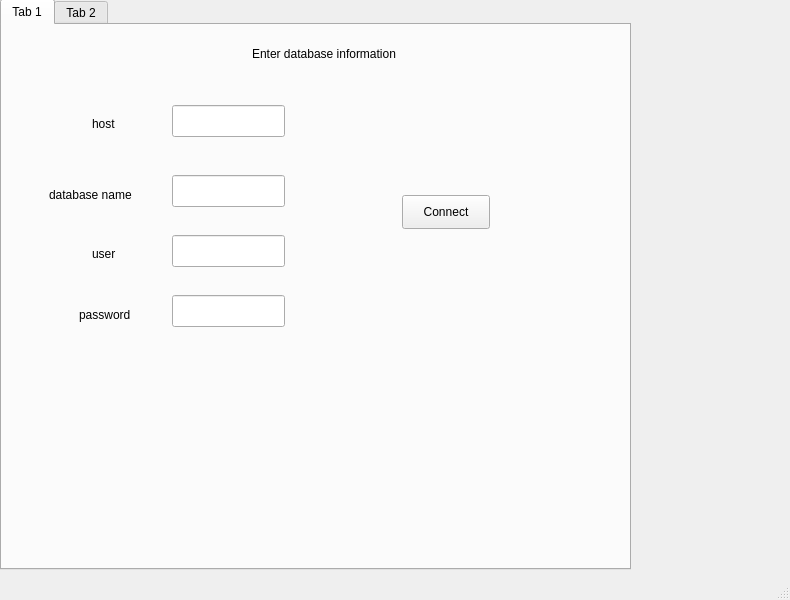
<?xml version="1.0" encoding="UTF-8"?>
<ui version="4.0">
 <class>MainWindow</class>
 <widget class="QMainWindow" name="MainWindow">
  <property name="geometry">
   <rect>
    <x>0</x>
    <y>0</y>
    <width>790</width>
    <height>600</height>
   </rect>
  </property>
  <property name="windowTitle">
   <string>MainWindow</string>
  </property>
  <widget class="QWidget" name="centralwidget">
   <widget class="QTabWidget" name="tabWidget">
    <property name="geometry">
     <rect>
      <x>0</x>
      <y>-1</y>
      <width>631</width>
      <height>571</height>
     </rect>
    </property>
    <property name="currentIndex">
     <number>0</number>
    </property>
    <widget class="QWidget" name="tab">
     <attribute name="title">
      <string>Tab 1</string>
     </attribute>
     <widget class="QLineEdit" name="lineEdit">
      <property name="geometry">
       <rect>
        <x>170</x>
        <y>80</y>
        <width>113</width>
        <height>32</height>
       </rect>
      </property>
     </widget>
     <widget class="QLineEdit" name="lineEdit_2">
      <property name="geometry">
       <rect>
        <x>170</x>
        <y>150</y>
        <width>113</width>
        <height>32</height>
       </rect>
      </property>
     </widget>
     <widget class="QLineEdit" name="lineEdit_3">
      <property name="geometry">
       <rect>
        <x>170</x>
        <y>210</y>
        <width>113</width>
        <height>32</height>
       </rect>
      </property>
     </widget>
     <widget class="QLineEdit" name="lineEdit_4">
      <property name="geometry">
       <rect>
        <x>170</x>
        <y>270</y>
        <width>113</width>
        <height>32</height>
       </rect>
      </property>
     </widget>
     <widget class="QLabel" name="label">
      <property name="geometry">
       <rect>
        <x>90</x>
        <y>90</y>
        <width>58</width>
        <height>18</height>
       </rect>
      </property>
      <property name="text">
       <string>host</string>
      </property>
     </widget>
     <widget class="QLabel" name="label_2">
      <property name="geometry">
       <rect>
        <x>47</x>
        <y>160</y>
        <width>101</width>
        <height>20</height>
       </rect>
      </property>
      <property name="text">
       <string>database name</string>
      </property>
     </widget>
     <widget class="QLabel" name="label_3">
      <property name="geometry">
       <rect>
        <x>90</x>
        <y>220</y>
        <width>31</width>
        <height>18</height>
       </rect>
      </property>
      <property name="text">
       <string>user</string>
      </property>
     </widget>
     <widget class="QLabel" name="label_4">
      <property name="geometry">
       <rect>
        <x>77</x>
        <y>280</y>
        <width>71</width>
        <height>20</height>
       </rect>
      </property>
      <property name="text">
       <string>password</string>
      </property>
     </widget>
     <widget class="QLabel" name="label_5">
      <property name="geometry">
       <rect>
        <x>250</x>
        <y>20</y>
        <width>191</width>
        <height>18</height>
       </rect>
      </property>
      <property name="text">
       <string>Enter database information</string>
      </property>
     </widget>
     <widget class="QPushButton" name="pushButton">
      <property name="geometry">
       <rect>
        <x>400</x>
        <y>170</y>
        <width>88</width>
        <height>34</height>
       </rect>
      </property>
      <property name="text">
       <string>Connect</string>
      </property>
     </widget>
    </widget>
    <widget class="QWidget" name="tab_2">
     <attribute name="title">
      <string>Tab 2</string>
     </attribute>
     <widget class="QTableView" name="tableView">
      <property name="geometry">
       <rect>
        <x>5</x>
        <y>250</y>
        <width>611</width>
        <height>261</height>
       </rect>
      </property>
     </widget>
     <widget class="QPushButton" name="pushButton_2">
      <property name="geometry">
       <rect>
        <x>370</x>
        <y>100</y>
        <width>88</width>
        <height>34</height>
       </rect>
      </property>
      <property name="text">
       <string>Submit</string>
      </property>
     </widget>
     <widget class="QLineEdit" name="lineEdit_5">
      <property name="geometry">
       <rect>
        <x>130</x>
        <y>100</y>
        <width>113</width>
        <height>32</height>
       </rect>
      </property>
     </widget>
     <widget class="QLabel" name="label_6">
      <property name="geometry">
       <rect>
        <x>60</x>
        <y>110</y>
        <width>58</width>
        <height>18</height>
       </rect>
      </property>
      <property name="text">
       <string>Name</string>
      </property>
     </widget>
     <widget class="QLabel" name="label_7">
      <property name="geometry">
       <rect>
        <x>210</x>
        <y>10</y>
        <width>171</width>
        <height>18</height>
       </rect>
      </property>
      <property name="text">
       <string>Enter New Person name</string>
      </property>
     </widget>
    </widget>
   </widget>
  </widget>
  <widget class="QMenuBar" name="menubar">
   <property name="geometry">
    <rect>
     <x>0</x>
     <y>0</y>
     <width>790</width>
     <height>30</height>
    </rect>
   </property>
  </widget>
  <widget class="QStatusBar" name="statusbar"/>
 </widget>
 <resources/>
 <connections/>
</ui>
